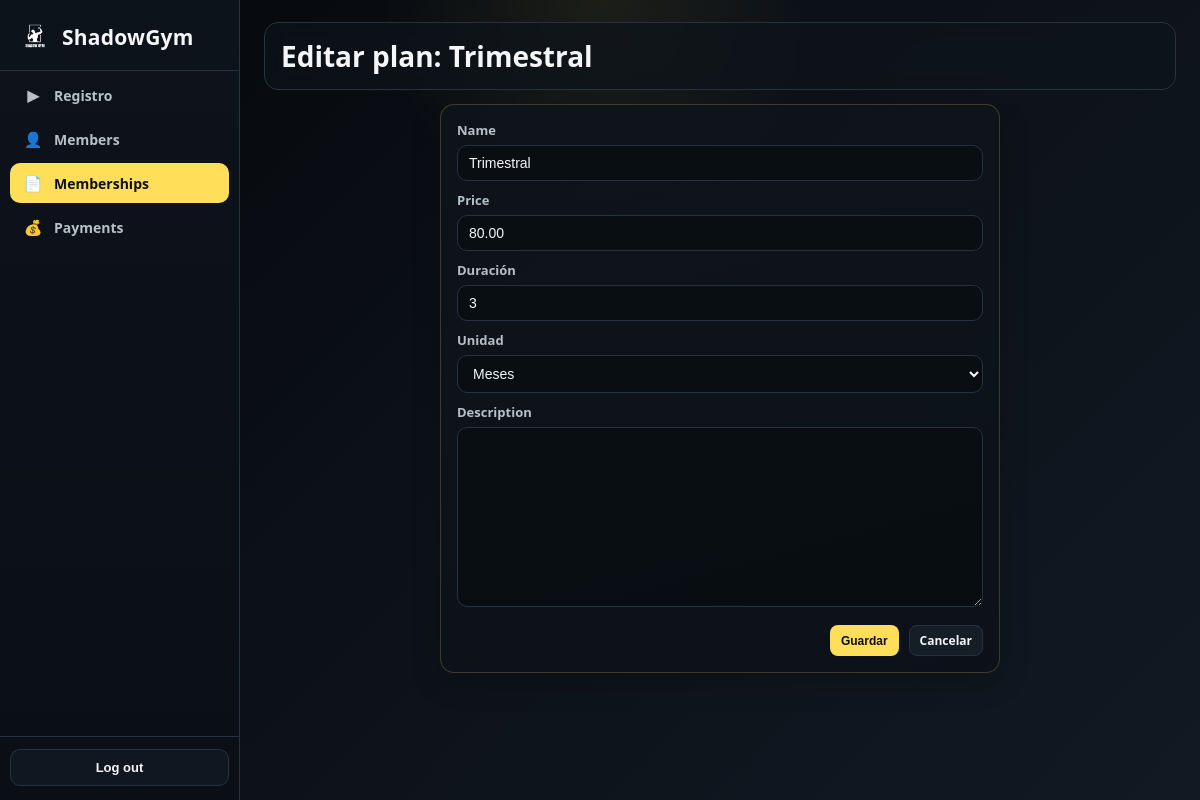
The app's page /memberships/4/edit/ (signed in) with its own data.
### memberships/models.py (models this page shows, shortened)
class Plan(models.Model):
    DAYS = 'days'
    MONTHS = 'months'
    YEARS = 'years'
    DURATION_UNIT_CHOICES = [
        (DAYS, 'Días'),
        (MONTHS, 'Meses'),
        (YEARS, 'Años'),
    ]
    name = models.CharField(max_length=100, unique=True)
    price = models.DecimalField(max_digits=6, decimal_places=2, validators=[MinValueValidator(0.01)])
    duration_value = models.PositiveIntegerField(default=1, validators=[MinValueValidator(1)], verbose_name='Duración')
    duration_unit = models.CharField(max_length=10, choices=DURATION_UNIT_CHOICES, default=MONTHS, verbose_name='Unidad')
    duration_days = models.PositiveIntegerField(editable=False)
    description = models.TextField(blank=True, null=True)
    class Meta:
        ordering = ['name']
        verbose_name = "Plan"
        verbose_name_plural = "Planes"

### memberships/views.py (the view)
# urls.py: path('<int:pk>/edit/', edit_plan, name='edit'),
@login_required
def edit_plan(request, pk):
	plan = get_object_or_404(Plan, pk=pk)
	form = PlanForm(request.POST or None, instance=plan)
	if request.method == 'POST' and form.is_valid():
		form.save()
		messages.success(request, 'Plan actualizado correctamente.')
		return redirect('memberships:index')
	return render(request, 'dashboard/form.html', {
		'form': form,
		'title': f'Editar plan: {plan.name}',
		'cancel_url': 'memberships:index',
	})

### memberships/forms.py
class PlanForm(forms.ModelForm):
    class Meta:
        model = Plan
        fields = [
            'name',
            'price',
            'duration_value',
            'duration_unit',
            'description',
        ]

### templates/dashboard/form.html (shortened to what this page needs)
{% extends 'dashboard/base.html' %}
{% block section_title %}{{ title }}{% endblock %}
{% block content %}
<section class="panel form-panel">
    <form method="post" class="dashboard-form">
        {% for field in form %}
            <div class="form-row">
                {% if field.field.widget.input_type == 'checkbox' %}
                    <div class="checkbox-row">
                        {{ field }}
                        <label for="{{ field.id_for_label }}">{{ field.label }}</label>
                    </div>
                {% else %}
                    <label for="{{ field.id_for_label }}">{{ field.label }}</label>
                    {{ field }}
                {% endif %}
            </div>
        {% endfor %}
        <div class="form-actions">
            <button class="action-link submit" type="submit">Guardar</button>
            <a class="action-link" href="{% url cancel_url %}">Cancelar</a>
        </div>
    </form>
</section>
{% endblock %}

### static/css/dashboard.css (style rules this page uses)
html, body { height: 100vh; overflow: hidden; }
* { box-sizing: border-box; margin: 0; padding: 0; }
:root { --bg: #05070a; --panel: #0f141b; --panel-soft: #141b24; --line: #273241; --text: #f4f6f8; --muted: #b7c0c9; --accent: #ffde59; --danger: #ff8f8f; }
body { font-family: "Segoe UI", sans-serif; background: radial-gradient(circle at top, rgba(255, 222, 89, 0.08), transparent 22%), linear-gradient(135deg, #05070a 0%, #0c1118 45%, #111923 100%); color: var(--text); }
.panel { background: var(--panel); border: 1px solid var(--line); border-radius: 14px; padding: 14px; box-shadow: 0 10px 30px rgba(0, 0, 0, 0.18); min-height: 0; display: flex; flex-direction: column; }
.action-link { display: inline-flex; align-items: center; justify-content: center; border: 1px solid var(--line); background: #151d27; color: var(--text); border-radius: 8px; padding: 6px 10px; font-size: 12px; font-weight: 700; text-decoration: none; transition: transform 0.2s ease, border-color 0.2s ease, box-shadow 0.2s ease; }
.action-link.submit { background: var(--accent); color: #0b0e12; border-color: transparent; }
.form-panel { max-width: 560px; width: 100%; margin: 0 auto; padding: 16px; background: linear-gradient(165deg, rgba(15, 20, 27, 0.95), rgba(12, 18, 25, 0.92)); border-color: rgba(255, 222, 89, 0.2); }
.dashboard-form { display: flex; flex-direction: column; gap: 10px; }
.form-row { display: flex; flex-direction: column; gap: 6px; }
.form-row label { font-size: 13px; color: var(--muted); font-weight: 700; }
.form-row input, .form-row textarea, .form-row select { width: 100%; background: rgba(6, 10, 14, 0.6); border: 1px solid var(--line); border-radius: 10px; color: var(--text); padding: 9px 11px; font-size: 14px; }
.form-row textarea { min-height: 88px; resize: vertical; }
.form-actions { margin-top: 8px; display: flex; gap: 10px; justify-content: flex-end; }

### records on screen
Plan: form "Trimestral" "80.00" "3" "Meses"

### other values on screen
{{ title }} "Editar plan: Trimestral"
{{ field.label }} "Name" "Price" "Duración" "Unidad" "Description"
